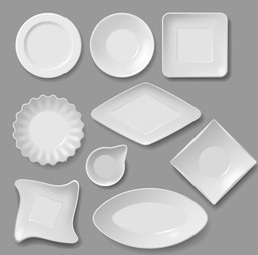
%> input picture Reconocimiento imagenes/vajilla7.jpg, 258 x 255 px
$ octave resumen11.m   (GNU Octave 9; MATLAB toolbox functions it lacks are replaced by stand-ins)
%> lines starting %> are read from the running program, lines starting %| are printed output that depends on the picture; in (x1, y1, x2, y2) boxes, pixels count from 0 and x2, y2 are one past the last pixel; in counts of white or black regions, pixels touching at a corner belong together; the program's own positions count from 1
close all;
clear all;

I = imread('vajilla7.jpg');
%> I is the input picture: size 255x258x3 uint8; min 77, max 255, mean 183.5
Igray = rgb2gray(I);
figure, imshow(Igray);

%Umbralización
figure, imhist(Igray), axis tight;
%> after `axis tight`:
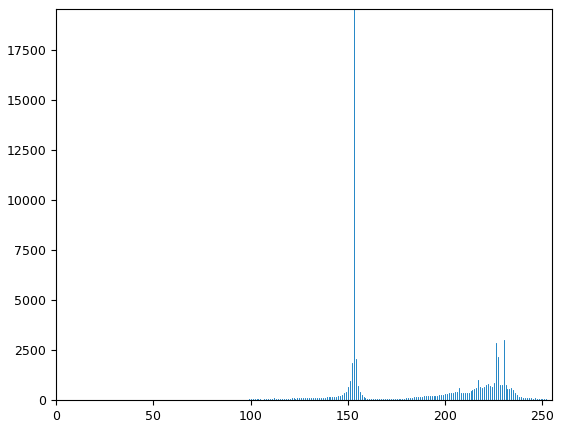
%> figure redrawn from the program's plot data; highest point at x = 153, y = 19547

T = graythresh(Igray);
%> T = 0.725
BW = im2bw(Igray,T);
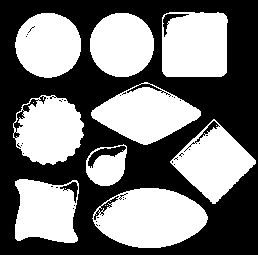
%> BW: size 255x258 logical; 47.5% white; 14 white regions (5 under 20 px), largest, box (x1, y1, x2, y2) and area: (92, 188, 208, 248) 5036, (162, 12, 228, 77) 4016, (91, 82, 201, 145) 3966
figure, subplot(1,5,1),imshow(BW),title('Umbralizada');

%Dilatación
ele = strel('disk',5);
BWDilatada = imdilate(BW,ele);
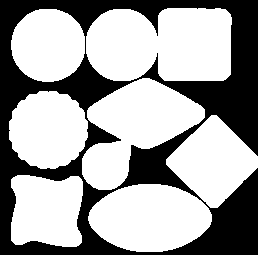
%> BWDilatada: size 255x258 logical; 63.5% white; 1 black region, box (x1, y1, x2, y2) and area: (0, 0, 258, 255) 24031
subplot(1,5,2),imshow(BWDilatada),title('Dilatada');
BWErosionada = imerode(BW,ele);
%> BWErosionada: size 255x258 logical; 33.2% white; 13 white regions (4 under 20 px), largest, box (x1, y1, x2, y2) and area: (102, 192, 203, 244) 3736, (166, 17, 223, 73) 2986, (96, 91, 197, 141) 2779
subplot(1,5,3),imshow(BWErosionada),title('Erosionada');

%Clausura = Dilatación + Erosión
BWClausura = imclose(BW,ele);
%> BWClausura: size 255x258 logical; 49.5% white; 7 white regions, largest, box (x1, y1, x2, y2) and area: (90, 12, 228, 77) 7502, (86, 82, 201, 186) 5446, (92, 188, 208, 248) 5172
subplot(1,5,4),imshow(BWClausura),title('Clausura');

%Apertura = Erosión + Dilatación
BWApertura = imopen(BW,ele);
%> BWApertura: size 255x258 logical; 45.5% white; 9 white regions, largest, box (x1, y1, x2, y2) and area: (98, 188, 207, 248) 4852, (162, 13, 227, 77) 3906, (92, 87, 201, 145) 3845
subplot(1,5,5),imshow(BWApertura),title('Apertura');

%Solución 1
figure, subplot(1,4,1),imshow(BW),title('1-Umbralizar');
subplot(1,4,2),imshow(BWClausura),title('2-Clausura');
I2 = imerode(BWClausura,ele);
%> I2: size 255x258 logical; 36.8% white; 8 white regions, largest, box (x1, y1, x2, y2) and area: (94, 16, 223, 73) 5692, (97, 192, 203, 244) 4027, (96, 87, 197, 141) 2999
subplot(1,4,3),imshow(I2),title('3-Erosión');
I3 = imerode(I2,ele);
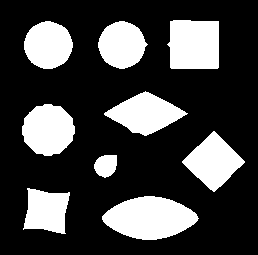
%> I3: size 255x258 logical; 25.9% white; 9 white regions, largest, box (x1, y1, x2, y2) and area: (102, 196, 199, 240) 2999, (167, 20, 219, 69) 2377, (22, 104, 75, 156) 2103
subplot(1,4,4),imshow(I3),title('4-Erosión');

%Solución 2 (mejor)
figure, subplot(1,2,1),imshow(BW),title('1-Umbralizar');
BW2 = imfill(BW,'holes');
%> BW2: size 255x258 logical; 49.2% white; 9 white regions, largest, box (x1, y1, x2, y2) and area: (92, 188, 208, 248) 5172, (162, 12, 228, 77) 4160, (91, 82, 201, 145) 4076
subplot(1,2,2),imshow(BW2),title('2-Relleno de agujeros');

% Combinación de operaciones morfológicas
figure,subplot(1,5,1),imshow(Igray),title('Imagen');
% Borde
bordes = imopen(Igray,ele) - imerode(Igray,ele);
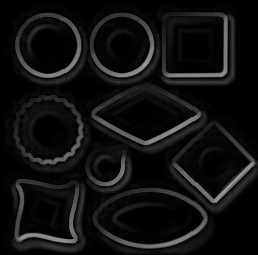
%> bordes: size 255x258 uint8; min 0, max 156, mean 16.4
subplot(1,5,2),imshow(bordes,[]);
title('Bordes');
% Top-Hat
imagen_resaltada = Igray - imopen(Igray,ele);
subplot(1,5,3),imshow(imagen_resaltada,[]);
title('Top-hat');
% Bottom-Hat
imagen_resaltada = imclose(Igray,ele) - Igray;
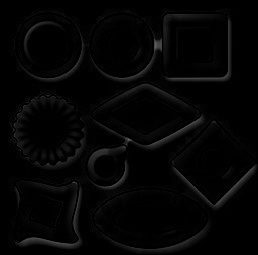
%> imagen_resaltada: size 255x258 uint8; min 0, max 101, mean 4.5
subplot(1,5,4),imshow(imagen_resaltada,[]);
title('Bottom-hat');
% Realce
imagen = Igray - (Igray - imopen(Igray,ele)) ...
    - (imclose(Igray,ele) - Igray);
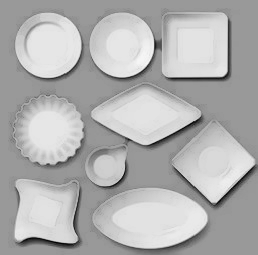
%> imagen: size 255x258 uint8; min 0, max 245, mean 176.2
subplot(1,5,5),imshow(imagen,[]);
title('Realce');

$ run again, with Reconocimiento imagenes/vajilla9.jpg copied over Reconocimiento imagenes/vajilla7.jpg
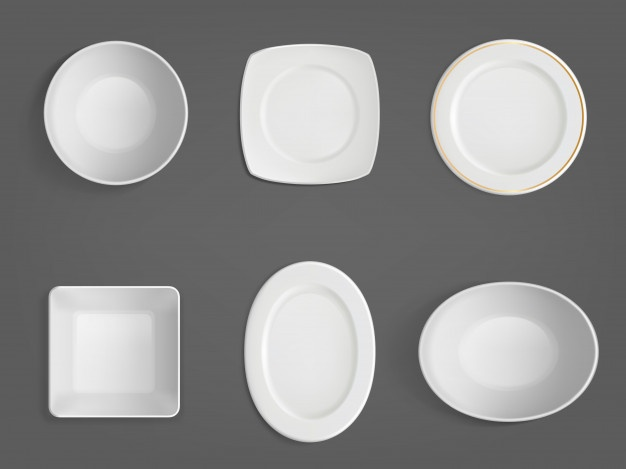
%> input picture Reconocimiento imagenes/vajilla9.jpg, 626 x 469 px
%> I is the input picture: size 469x626x3 uint8; mean R, G, B 140.3, 140.2, 139.9
%> `axis tight`:
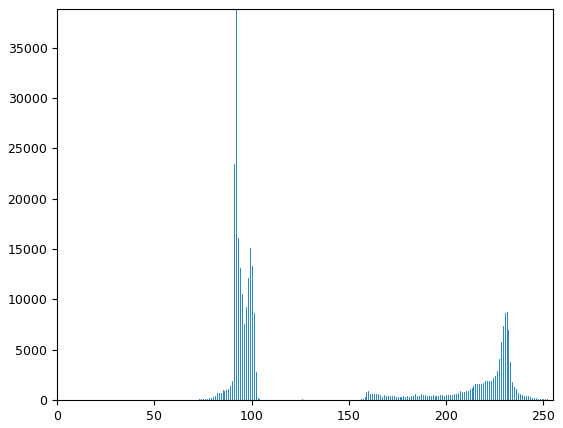
%> figure redrawn from the program's plot data; highest point at x = 92, y = 38826
%> T = 0.608
%> BW: size 469x626 logical; 37.2% white; 6 white regions, box (x1, y1, x2, y2) and area: (419, 282, 599, 422) 20008, (431, 39, 587, 195) 19077, (244, 261, 376, 442) 19040, (240, 44, 380, 184) 17805, (49, 286, 180, 417) 17067, (44, 41, 188, 185) 16350
%> BWDilatada: size 469x626 logical; 41.7% white; 6 white regions, box (x1, y1, x2, y2) and area: (415, 278, 603, 426) 22283, (427, 35, 591, 199) 21356, (240, 257, 380, 446) 21259, (236, 40, 384, 188) 19929, (45, 282, 184, 421) 19171, (40, 37, 192, 189) 18403
%> BWErosionada: size 469x626 logical; 32.6% white; 8 white regions (2 under 20 px), largest, box (x1, y1, x2, y2) and area: (423, 286, 595, 418) 17442, (249, 265, 372, 438) 16935, (435, 43, 578, 191) 16548, (244, 48, 376, 180) 15793, (53, 290, 176, 413) 15076, (48, 45, 184, 181) 13868
%> BWClausura: size 469x626 logical; 37.3% white; 6 white regions, box (x1, y1, x2, y2) and area: (419, 282, 599, 422) 20025, (431, 39, 587, 195) 19166, (244, 261, 376, 442) 19041, (240, 44, 380, 184) 17805, (49, 286, 180, 417) 17067, (44, 41, 188, 185) 16375
%> BWApertura: size 469x626 logical; 36.9% white; 6 white regions, box (x1, y1, x2, y2) and area: (419, 282, 599, 422) 19768, (245, 261, 376, 442) 19037, (431, 39, 582, 195) 18628, (240, 44, 380, 184) 17801, (49, 286, 180, 417) 17064, (44, 41, 188, 185) 16003
%> I2: size 469x626 logical; 33.1% white; 6 white regions, box (x1, y1, x2, y2) and area: (423, 286, 595, 418) 17879, (435, 43, 583, 191) 17088, (249, 265, 372, 438) 16937, (244, 48, 376, 180) 15793, (53, 290, 176, 413) 15076, (48, 45, 184, 181) 14459
%> I3: size 469x626 logical; 29.2% white; 6 white regions, box (x1, y1, x2, y2) and area: (427, 290, 590, 414) 15845, (439, 47, 579, 187) 15124, (253, 269, 368, 434) 14947, (248, 52, 372, 176) 13898, (57, 294, 172, 409) 13200, (52, 49, 180, 177) 12655
%> `imagen_resaltada = Igray - imopen(Igray,ele);`:
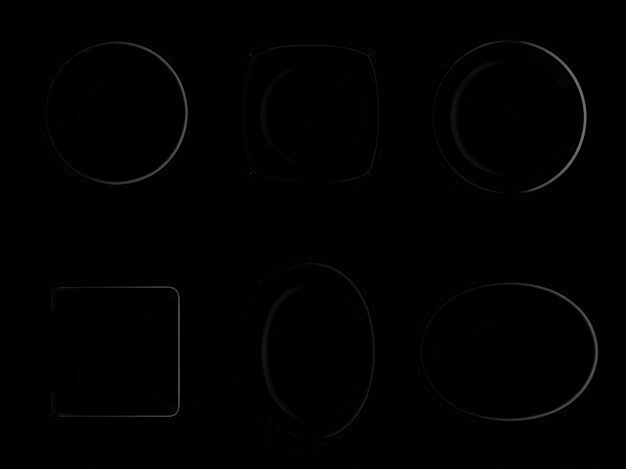
%> imagen_resaltada: size 469x626 uint8; min 0, max 117, mean 1.3
